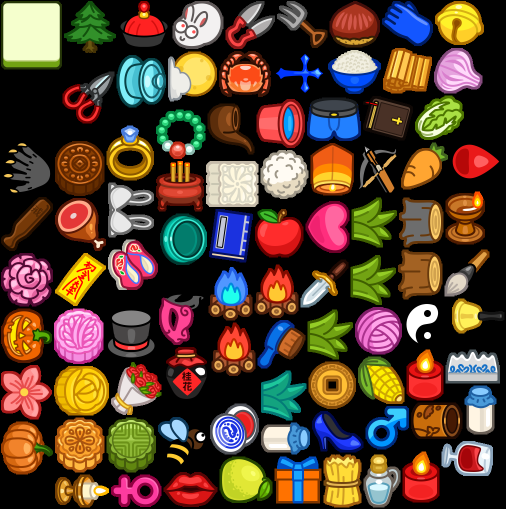
#> input picture resource/img.png, 1011 x 1017 px (shown at 1/2 size)
$ python read_resource.py
#> lines starting #> are read from the running program, lines starting #| are printed output that depends on the picture; after the words box and inside, x2 and y2 are one past the last pixel; in counts of white or black regions, pixels touching at a corner belong together
### tools.py
"""
常用工具
"""


from typing import Tuple


def get_center_crop_pos(origin_shape: Tuple[int, int] = (720, 1280), cropped_shape: Tuple[int, int] = (100, 200), ) -> Tuple[int, int, int, int]:
    """

    Args:
        origin_shape:
        cropped_shape:

    Returns: Tuple

    """
    start_row = (origin_shape[0] - cropped_shape[0]) // 2
    start_col = (origin_shape[1] - cropped_shape[1]) // 2

    end_row = start_row + cropped_shape[0]
    end_col = start_col + cropped_shape[1]
    return start_row, end_row, start_col, end_col

### read_resource.py
"""
读取素材的类
"""

from typing import Tuple

import cv2
import numpy as np

import tools


class Stuff:
    """
    素材
    """

    def __init__(self, name: str, pt1: Tuple[int, int], pt2: Tuple[int, int] = None, wh: Tuple[int, int] = None, rotate: bool = False):
        self.name = name
        self.x1 = pt1[0]
        self.y1 = pt1[1]
        if pt2:
            self.x2 = pt2[0]
            self.y2 = pt2[1]

            self.w = self.x2 - self.x1
            self.h = self.y2 - self.y1
        if wh:
            self.w = wh[0]
            self.h = wh[1]
            self.x2 = self.x1 + self.w
            self.y2 = self.y1 + self.h
        self.rotate = rotate

        self.bright_img = None
        self.bright_dark_img = None
        self.dark_img = None

    def get_img(self, raw_img: np.ndarray):
        img = raw_img[self.y1:self.y2, self.x1:self.x2]
        if self.rotate:
            return np.transpose(img, (1, 0, 2))[::-1]
        return img

    def get_bright_img(self, raw_rgb: np.ndarray, block_img: np.ndarray, black_mask: np.ndarray, dark_degree: int = 0):
        cur_ico = self.get_img(raw_rgb)
        ico_h, ico_w = cur_ico.shape[:2]

        bg_h, bg_w = block_img.shape[:2]

        start_row, end_row, start_col, end_col = tools.get_center_crop_pos((bg_h, bg_w), cropped_shape=(ico_h, ico_w))

        block_img_copy = block_img.copy()
        valid_pos = cur_ico[..., 3] != 0
        block_img_copy[start_row:end_row, start_col:end_col][valid_pos] = cur_ico[valid_pos]

        if dark_degree == 0:
            return block_img_copy
        block_img_copy.astype(np.float32)
        block_img_copy[..., :3] = block_img_copy[..., :3] / dark_degree

        return block_img_copy


def read_stuffs():
    img = './resource/img.png'
    img = cv2.imread(img, flags=cv2.IMREAD_UNCHANGED)
#> img is the input picture: shape (1017, 1011, 4); mean B, G, R, A 49.9, 65.4, 86.9, 139.1
    rgb = cv2.cvtColor(img, cv2.COLOR_BGRA2RGBA)
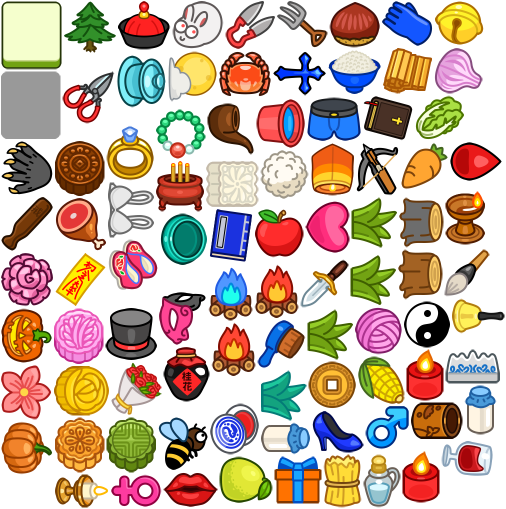
#> rgb: shape (1017, 1011, 4) (shown at 1/2 size); mean R, G, B, A 86.9, 65.4, 49.9, 139.1; transparent parts drawn white

    block_bg = Stuff('block_bg', (3, 3), wh=(120, 134))
    black_mask = Stuff('blackMask', (3, 144), wh=(120, 134))

    brush = Stuff('brush', (516, 641), wh=(94, 95))
    bucket = Stuff('bucket', (514, 199), wh=(95, 96), rotate=True)
    feeder = Stuff('feeder', (523, 846), wh=(96, 62), rotate=True)
    carrot = Stuff('carrot', (803, 286), wh=(92, 92))
    corn = Stuff('corn', (717, 714), wh=(91, 93))
    grass = Stuff('grass', (702, 511), wh=(89, 98), rotate=True)
    bell = Stuff('bell', (871, 3), wh=(96, 86))
    glove = Stuff('glove', (765, 3), wh=(100, 88))
    stump = Stuff('stump', (797, 500), wh=(87, 98), rotate=True)
    firewood = Stuff('firewood', (648, 910), wh=(74, 104))
    white_cloud = Stuff('white_cloud', (522, 301), wh=(94, 96))
    fork = Stuff('fork', (555, 3), wh=(99, 92), rotate=True)
    scissor = Stuff('scissor', (452, 3), wh=(97, 94), rotate=True)
    wool_ball = Stuff('wool_ball', (711, 615), wh=(92, 93), rotate=True)
    fire = Stuff('fire', (510, 530), wh=(86, 105), )
    pine = Stuff('pine', (127, 3), pt2=(234, 106), )
    claw = Stuff('pine', (3, 284), pt2=(105, 388), )
    onion = Stuff('onion', (870, 96), pt2=(964, 186), )

    ico_dict = {
        'brush': brush,
        'bucket': bucket,
        'feeder': feeder,
        'carrot': carrot,
        'corn': corn,
        'grass': grass,
        'bell': bell,
        'glove': glove,
        'stump': stump,
        'firewood': firewood,
        'white_cloud': white_cloud,
        'fork': fork,
        'scissor': scissor,
        'wool_ball': wool_ball,
        'fire': fire,
        'pine': pine,
        'claw': claw,
        'onion': onion,
    }

    for block in ico_dict:
        ico_dict[block].bright_img = ico_dict[block].get_bright_img(rgb.copy(), block_bg.get_img(rgb), black_mask.get_img(rgb), dark_degree=0)
        ico_dict[block].bright_dark_img = ico_dict[block].get_bright_img(rgb.copy(), block_bg.get_img(rgb), black_mask.get_img(rgb), dark_degree=2)
        ico_dict[block].dark_img = ico_dict[block].get_bright_img(rgb.copy(), block_bg.get_img(rgb), black_mask.get_img(rgb), dark_degree=3)
#> this loop made 18 passes
#> pass 1, in get_img, `img = raw_img[self.y1:self.y2, self.x1:self.x2]`:
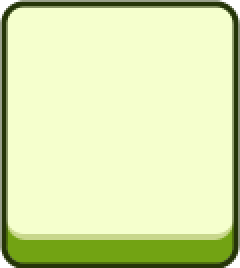
#> img: shape (134, 120, 4) (shown 2 times larger); mean R, G, B, A 211.6, 225.5, 168, 250.2; transparent parts drawn white
#> pass 1, in get_img (call 2), `img = raw_img[self.y1:self.y2, self.x1:self.x2]`:
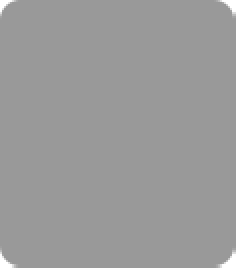
#> img: shape (134, 120, 4) (shown 2 times larger); mean R, G, B, A 0, 0, 0, 99.6; transparent parts drawn white
#> pass 1, in get_img (call 3), `img = raw_img[self.y1:self.y2, self.x1:self.x2]`:
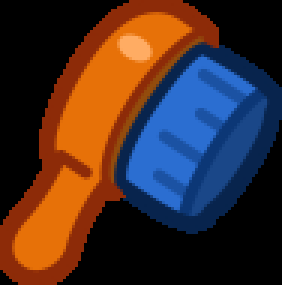
#> img: shape (95, 94, 4) (shown 3 times larger); mean of channels 0, 1, 2, 3 41.3, 45.7, 67.7, 135.6; drawn as B, G, R
#> pass 1, in get_bright_img, `valid_pos = cur_ico[..., 3] != 0`:
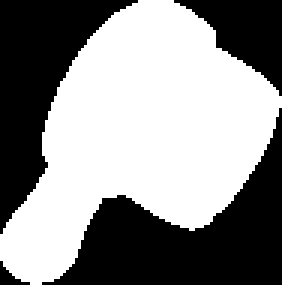
#> valid_pos: shape (95, 94) bool (shown 3 times larger); 55.3% white; 4 black regions, box (x1, y1, x2, y2) and area: (14, 36, 94, 95) 1929, (0, 0, 46, 78) 1469, (58, 0, 94, 32) 562, (0, 87, 10, 95) 33
    return ico_dict


if __name__ == '__main__':
    read_stuffs()
